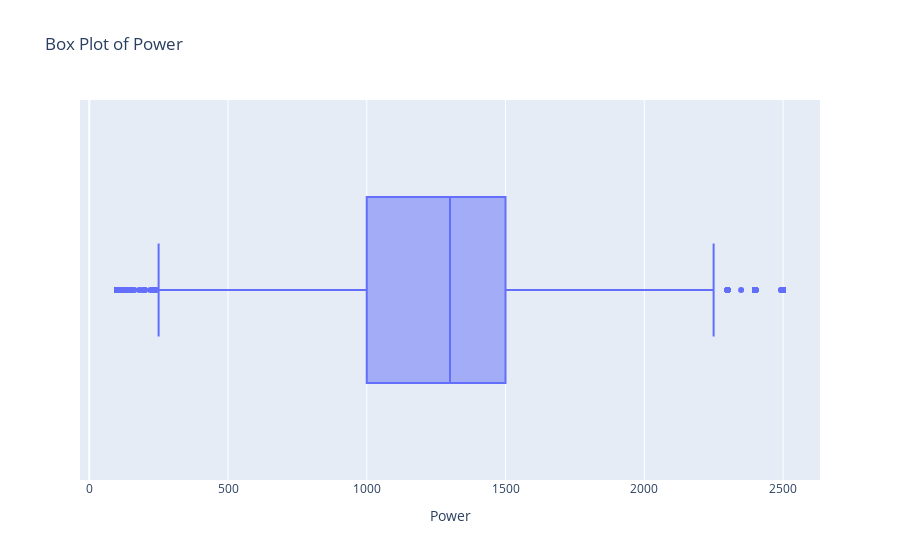

The notebook cell this image was saved under:
### Code cell
draw_boxplot(df, 'Power')

### Figure 1 — Plotly figure (JSON) as saved in the notebook; plotly's stock layout.template omitted (floating-point values rounded to 4 significant figures; data arrays with more than 128 entries replaced by an {"elided": "..."} marker saying what was removed)
{"data": [{"alignmentgroup": "True", "hovertemplate": "Power=%{x}<extra></extra>", "legendgroup": "", "marker": {"color": "#636efa"}, "name": "", "notched": false, "offsetgroup": "", "orientation": "h", "showlegend": false, "type": "box", "x": {"elided": "46596 int values"}, "x0": " ", "xaxis": "x", "y0": " ", "yaxis": "y"}], "layout": {"boxmode": "group", "legend": {"tracegroupgap": 0}, "title": {"text": "Box Plot of Power"}, "xaxis": {"anchor": "y", "domain": [0, 1], "title": {"text": "Power"}}, "yaxis": {"anchor": "x", "domain": [0, 1]}}}
